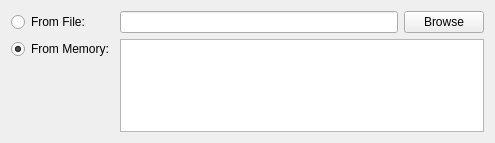
<?xml version="1.0" encoding="UTF-8"?>
<ui version="4.0">
 <class>ImageSelectWidget</class>
 <widget class="QWidget" name="ImageSelectWidget">
  <property name="geometry">
   <rect>
    <x>0</x>
    <y>0</y>
    <width>495</width>
    <height>143</height>
   </rect>
  </property>
  <property name="windowTitle">
   <string>Form</string>
  </property>
  <layout class="QGridLayout" name="gridLayout">
   <item row="0" column="0">
    <widget class="QRadioButton" name="fromFileButton">
     <property name="text">
      <string>From File:</string>
     </property>
     <attribute name="buttonGroup">
      <string notr="true">buttonGroup</string>
     </attribute>
    </widget>
   </item>
   <item row="0" column="1">
    <widget class="QLineEdit" name="filenameField"/>
   </item>
   <item row="0" column="2">
    <widget class="QPushButton" name="browseButton">
     <property name="text">
      <string>Browse</string>
     </property>
    </widget>
   </item>
   <item row="1" column="0" alignment="Qt::AlignTop">
    <widget class="QRadioButton" name="fromMemoryButton">
     <property name="text">
      <string>From Memory:</string>
     </property>
     <property name="checked">
      <bool>true</bool>
     </property>
     <attribute name="buttonGroup">
      <string notr="true">buttonGroup</string>
     </attribute>
    </widget>
   </item>
   <item row="1" column="1" colspan="2">
    <widget class="QListView" name="fileList"/>
   </item>
  </layout>
 </widget>
 <resources/>
 <connections/>
 <buttongroups>
  <buttongroup name="buttonGroup"/>
 </buttongroups>
</ui>
